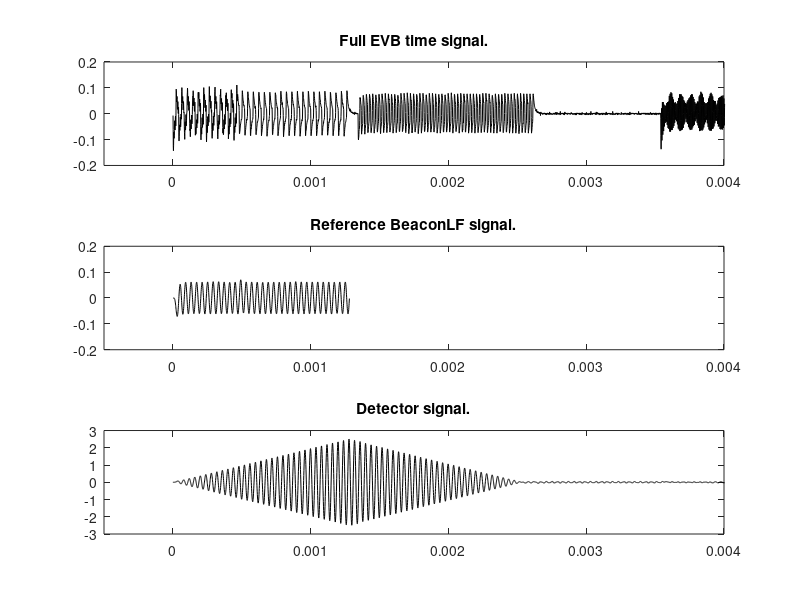
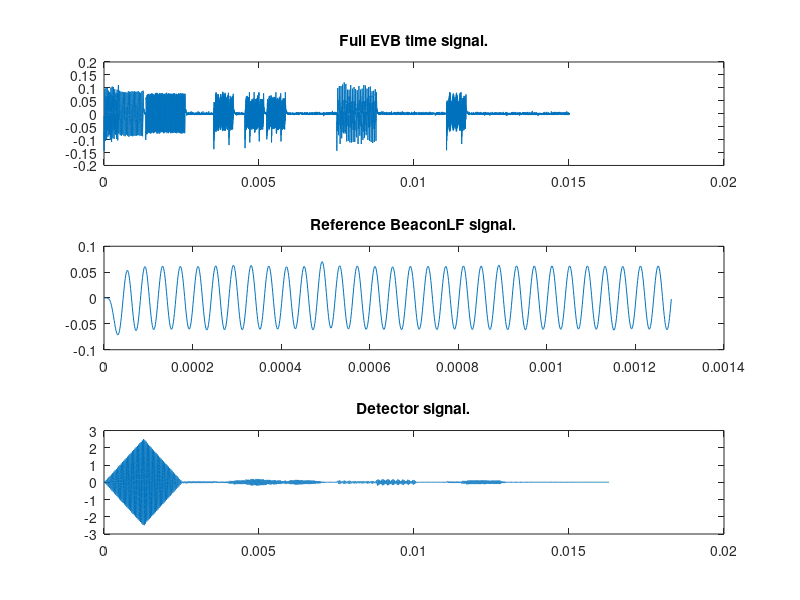

Source code (MATLAB) for these figures, in order:
%mducng/SoC/D2/G2touch
%%%%%%%%%%%%%%%%%%%%%%%%%%%%%%%%%%%%%%%%%%%%%%%%%%%%%%%%%%%%%%%%%%%%%%%%%%%
clc;
clear;
close all;
%%%%%%%%%%%%%%%%%%%%%%%%%%%%%%%%%%%%%%%%%%%%%%%%%%%%%%%%%%%%%%%%%%%%%%%%%%%
% filter lowpass design
Fs                      = 1000000;                     % sampling frequency (Hz)
wc                      = 30000;                       % Cutoff frequency
n                       = 6;                           % filter order = 2*n = 12
w1                      = (2*wc)/Fs;
[b, a]                  = butter(n,w1);
%%%%%%%%%%%%%%%%%%%%%%%%%%%%%%%%%%%%%%%%%%%%%%%%%%%%%%%%%%%%%%%%%%%%%%%%%%%
% load txt file
load EVB1M.txt;
dataraw                 = EVB1M;
temp                    = size(dataraw);
length_full             = temp(1);
x_full_raw              = dataraw;
%%%%%%%%%%%%%%%%%%%%%%%%%%%%%%%%%%%%%%%%%%%%%%%%%%%%%%%%%%%%%%%%%%%%%%%%%%%
Fs                      = 10^6;  
dt                      = 1/Fs;
%%%%%%%%%%%%%%%%%%%%%%%%%%%%%%%%%%%%%%%%%%%%%%%%%%%%%%%%%%%%%%%%%%%%%%%%%%%
% Substract mean:
x_full                  = x_full_raw - mean(x_full_raw);
t_full                  = (1:1:length(x_full))*dt;
%%%%%%%%%%%%%%%%%%%%%%%%%%%%%%%%%%%%%%%%%%%%%%%%%%%%%%%%%%%%%%%%%%%%%%%%%%%
% load Beacon LF:
x_beaconLF_raw          = x_full(1:1:1281);
% Substract mean:
x_beaconLF              = x_beaconLF_raw - mean(x_beaconLF_raw);
x_beaconLF_lp           = filter(b,a,x_beaconLF);
t_beaconLF              = (1:1:length(x_beaconLF))*dt;
%%%%%%%%%%%%%%%%%%%%%%%%%%%%%%%%%%%%%%%%%%%%%%%%%%%%%%%%%%%%%%%%%%%%%%%%%%%
% Matched filter:
y_Corr                  = conv(x_beaconLF_lp,x_full);
size_Corr               = size(t_beaconLF)+size(t_full)-1;
t_Corr                  = (0:1:size_Corr(2)-1)*dt;
% plot full EVB time signal
figure(1);
subplot(3,1,1);
plot(t_full,x_full,'k');
axis([-0.5*10^(-3) 4*10^(-3) -0.2 0.2]);
title('Full EVB time signal.');
%figure(2);
subplot(3,1,2);
plot(t_beaconLF,x_beaconLF_lp,'k');
axis([-0.5*10^(-3) 4*10^(-3) -0.2 0.2]);
title('Reference BeaconLF signal.');
%figure(3);
subplot(3,1,3);
plot(t_Corr,y_Corr,'k');
axis([-0.5*10^(-3) 4*10^(-3) -3 3]);
title('Detector signal.');
% plot full EVB time signal
figure(4);
subplot(3,1,1);
plot(t_full,x_full);
%axis([-0.016 0.016 -0.15 0.15]);
title('Full EVB time signal.');
subplot(3,1,2);
plot(t_beaconLF,x_beaconLF_lp);
%axis([0 0.016 -0.15 0.15]);
title('Reference BeaconLF signal.');
subplot(3,1,3);
plot(t_Corr,y_Corr);
%axis([-0.016 0.004 -3 3]);
title('Detector signal.');
